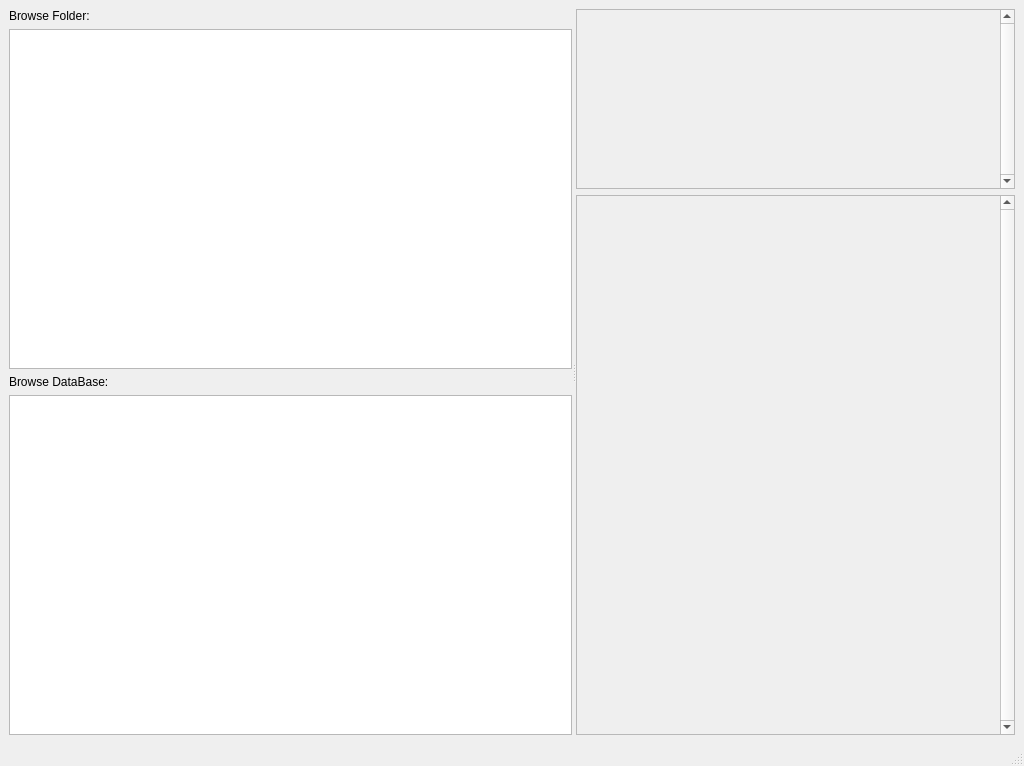
<?xml version="1.0" encoding="UTF-8"?>
<ui version="4.0">
 <class>MainWindow</class>
 <widget class="QMainWindow" name="MainWindow">
  <property name="geometry">
   <rect>
    <x>0</x>
    <y>0</y>
    <width>1024</width>
    <height>766</height>
   </rect>
  </property>
  <property name="windowTitle">
   <string>Plotter</string>
  </property>
  <widget class="QWidget" name="centralwidget">
   <layout class="QVBoxLayout" name="verticalLayout_4">
    <item>
     <layout class="QVBoxLayout" name="verticalLayout_3">
      <item>
       <layout class="QHBoxLayout" name="labelPath"/>
      </item>
      <item>
       <widget class="QSplitter" name="splitter">
        <property name="minimumSize">
         <size>
          <width>1000</width>
          <height>0</height>
         </size>
        </property>
        <property name="orientation">
         <enum>Qt::Horizontal</enum>
        </property>
        <widget class="QWidget" name="layoutWidget">
         <layout class="QVBoxLayout" name="verticalLayout">
          <item>
           <layout class="QVBoxLayout" name="verticalLayout_6">
            <item>
             <widget class="QLabel" name="labelFolder">
              <property name="text">
               <string>Browse Folder:</string>
              </property>
             </widget>
            </item>
            <item>
             <widget class="QListWidget" name="listWidgetFolder"/>
            </item>
           </layout>
          </item>
          <item>
           <layout class="QVBoxLayout" name="verticalLayout_5">
            <item>
             <widget class="QLabel" name="labelDataBase">
              <property name="text">
               <string>Browse DataBase:</string>
              </property>
             </widget>
            </item>
            <item>
             <widget class="QListWidget" name="listWidgetDataBase"/>
            </item>
           </layout>
          </item>
         </layout>
        </widget>
        <widget class="QWidget" name="layoutWidget">
         <layout class="QVBoxLayout" name="verticalLayout_2">
          <item>
           <widget class="QScrollArea" name="scrollArea">
            <property name="sizePolicy">
             <sizepolicy hsizetype="Expanding" vsizetype="Preferred">
              <horstretch>0</horstretch>
              <verstretch>1</verstretch>
             </sizepolicy>
            </property>
            <property name="minimumSize">
             <size>
              <width>200</width>
              <height>0</height>
             </size>
            </property>
            <property name="verticalScrollBarPolicy">
             <enum>Qt::ScrollBarAlwaysOn</enum>
            </property>
            <property name="widgetResizable">
             <bool>true</bool>
            </property>
            <widget class="QWidget" name="scrollAreaWidgetContents">
             <property name="geometry">
              <rect>
               <x>0</x>
               <y>0</y>
               <width>418</width>
               <height>105</height>
              </rect>
             </property>
             <layout class="QVBoxLayout" name="verticalLayout_10">
              <item>
               <layout class="QVBoxLayout" name="verticalLayoutDependent"/>
              </item>
             </layout>
            </widget>
           </widget>
          </item>
          <item>
           <widget class="QScrollArea" name="scrollArea_2">
            <property name="sizePolicy">
             <sizepolicy hsizetype="Expanding" vsizetype="Expanding">
              <horstretch>0</horstretch>
              <verstretch>3</verstretch>
             </sizepolicy>
            </property>
            <property name="minimumSize">
             <size>
              <width>200</width>
              <height>0</height>
             </size>
            </property>
            <property name="verticalScrollBarPolicy">
             <enum>Qt::ScrollBarAlwaysOn</enum>
            </property>
            <property name="widgetResizable">
             <bool>true</bool>
            </property>
            <widget class="QWidget" name="scrollAreaWidgetContents_2">
             <property name="geometry">
              <rect>
               <x>0</x>
               <y>0</y>
               <width>418</width>
               <height>317</height>
              </rect>
             </property>
             <layout class="QVBoxLayout" name="verticalLayout_8">
              <item>
               <layout class="QVBoxLayout" name="verticalLayout_7"/>
              </item>
             </layout>
            </widget>
           </widget>
          </item>
         </layout>
        </widget>
       </widget>
      </item>
     </layout>
    </item>
   </layout>
  </widget>
  <widget class="QStatusBar" name="statusBar"/>
 </widget>
 <resources/>
 <connections/>
</ui>
